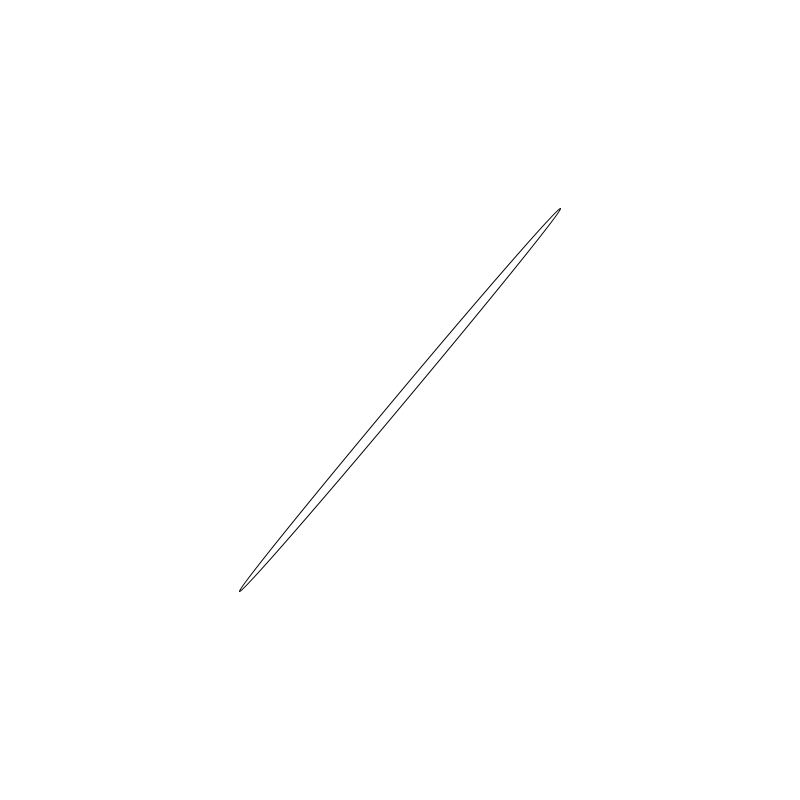
Frame 1 (no input)
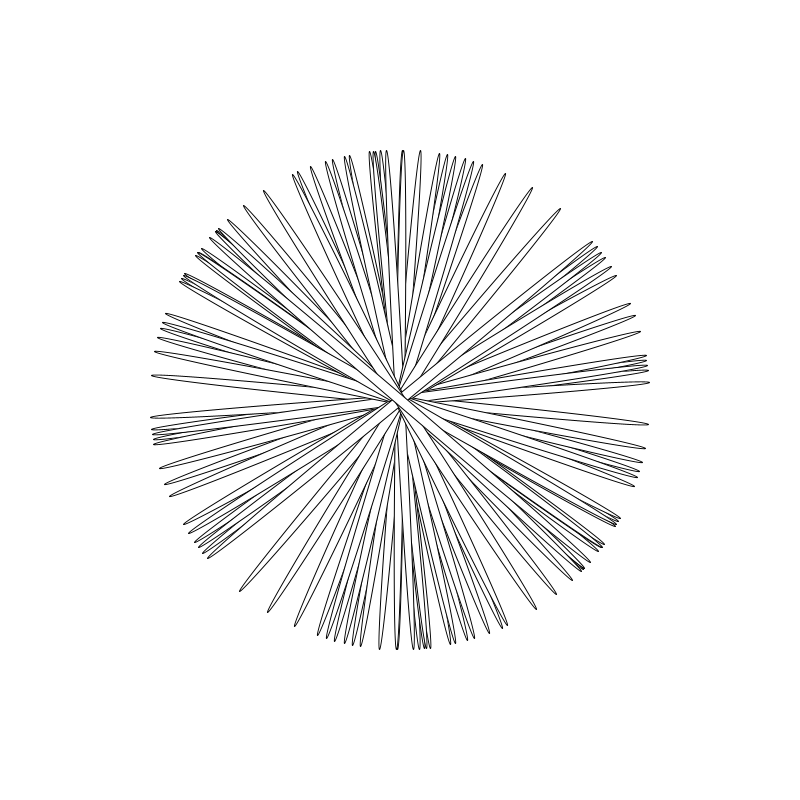
Frame 60 (the mouse pressed at the canvas centre just before this capture)
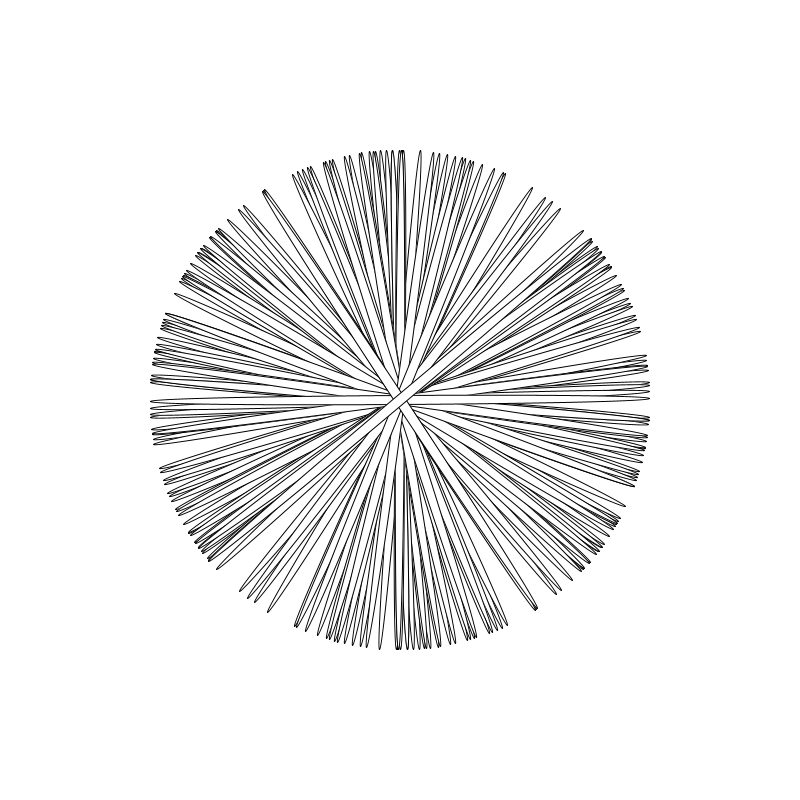
Frame 120 (the mouse held since frame 60 and released just before this capture)

The Processing sketch that drew these frames (run headless with seeded random() and noise(); from frame 60 on, the mouse is pressed at the canvas centre):

// Processing sketch: processing_182967
// ── processing_182967.pde

float x;
float y;
float stock;
void setup()
{
  background(255);
 size(800,800);
//stock=scale (2);
}
void draw()
{
translate(width/2,height/2);
rotate(TWO_PI/random(0.1,0.3));
ellipse(0,0,500,10);
//stock = scale(2);//blablabla
x = x +3;
y = y +3;
}
